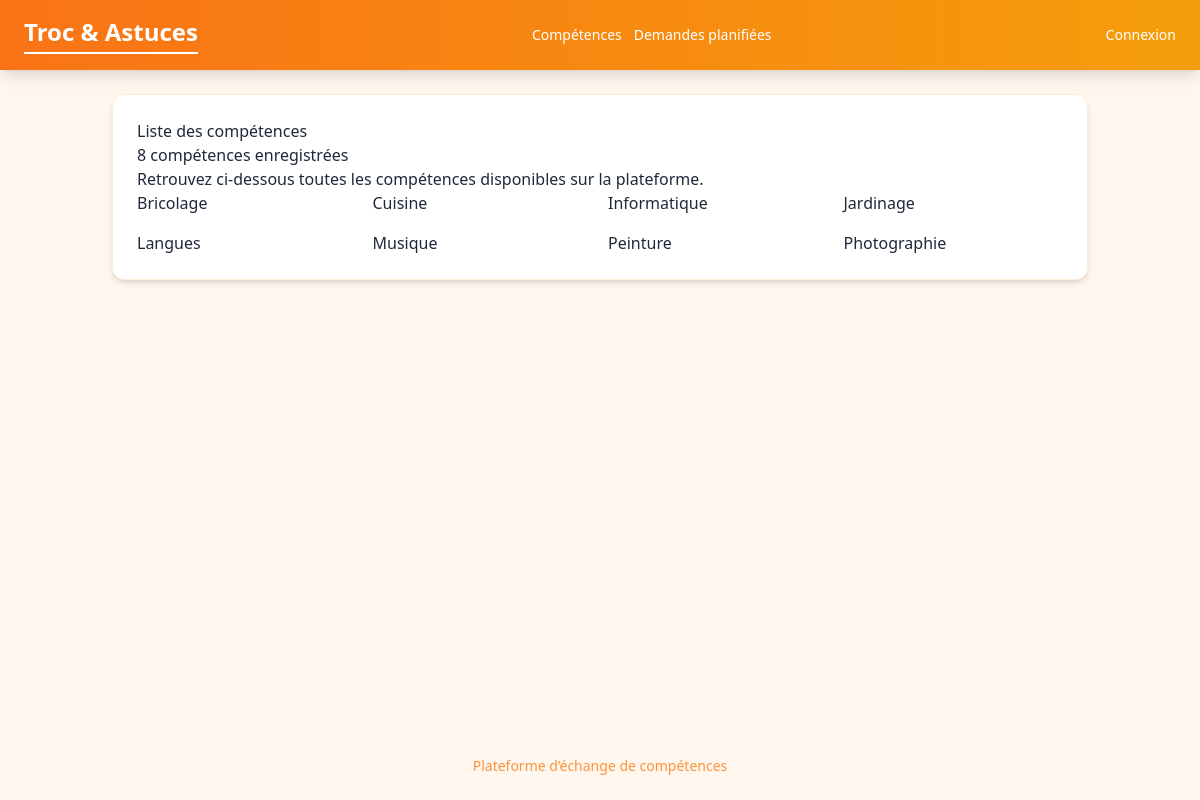
The page /skills/all/ on the database its author committed.
### skills/models.py (models this page shows, shortened)
class Skill(models.Model):
    skill_name = models.CharField(max_length=250)

### skills/views/skill_views.py (the view)
# urls.py: path("all/", skill_views.AllSkillsView.as_view(), name="all-skills"),
class AllSkillsView(generic.ListView):
    template_name = "skills/all-skills.html"
    context_object_name = "skill_list"
    def get_queryset(self):
        return Skill.objects.order_by("skill_name")

### skills/templates/skills/all-skills.html (shortened to what this page needs)
{% extends "base.html" %}
{% block content %}
<h2 class="h2-page">
    Liste des compétences
</h2>
{% if skill_list %}
    <p class="p-count">
        {{ skill_list|length }} compétence{{ skill_list|pluralize }} enregistrée{{ skill_list|pluralize }}
    </p>
    <p class="page-description">
        Retrouvez ci-dessous toutes les compétences disponibles sur la plateforme.
    </p>
    <article class="grid grid-cols-1 sm:grid-cols-2 md:grid-cols-4 gap-4">
        {% for skill in skill_list %}
            <div class="btn-skill">
                {{ skill.skill_name }}
            </div>
        {% endfor %}
    </article>
{% else %}
    <div class="empty-message">
            Aucune compétence enregistrée pour le moment.
    </div>
{% endif %}
{% endblock %}

### rows shown on the page
Skill: skill_name "Bricolage"
Skill: skill_name "Cuisine"
Skill: skill_name "Informatique"
Skill: skill_name "Jardinage"
Skill: skill_name "Langues"
Skill: skill_name "Musique"
Skill: skill_name "Peinture"
Skill: skill_name "Photographie"

### other values the page prints
{{ skill_list|length }} "8"
